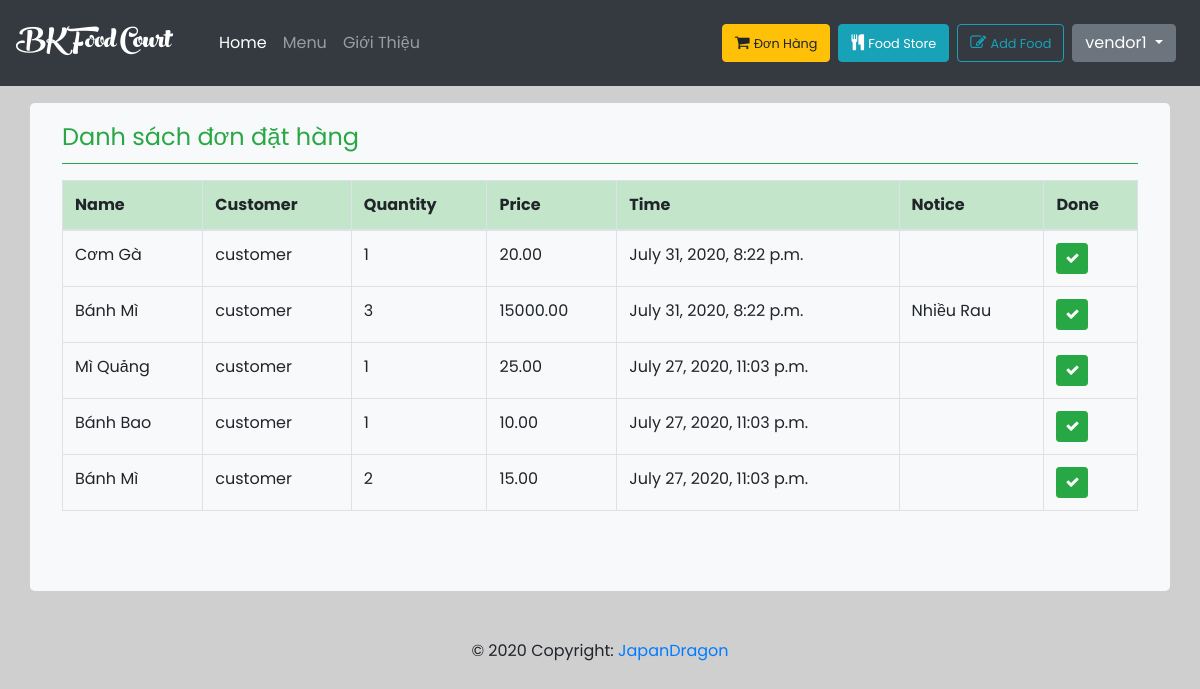
The app's page /donhang/ (signed in) with its own data.
### home/models.py (models this page shows, shortened)
class PayDone(models.Model):
    customer = models.ForeignKey(User, null=True, on_delete=models.CASCADE, limit_choices_to={
        'is_staff': False
    }, related_name='customer')
    vendor = models.ForeignKey(User, null=True, on_delete=models.CASCADE, limit_choices_to={
        'is_staff': True
    }, related_name='vendor')
    food = models.CharField(max_length=200)
    quantity = models.IntegerField(default=1)
    price = models.DecimalField(max_digits=10, decimal_places=2)
    date_pay = models.DateTimeField(default=timezone.now())
    notice = models.TextField(blank=True, default='')
    class Meta:
        ordering = ('-date_pay',)

### menu/views.py (the view, shortened to what this page needs)
# urls.py: path('donhang/', menu_view.don_hang_view, name='donhang'),
def don_hang_view(request):
    order = PayDone.objects.filter(vendor_id=request.user.id)
    context = {
        'orders': order
    }
    return render(request, 'menu/donhang.html', context)

### Food/processor.py (called while the page is built)
def context(request):
    return {
        'list': foods.objects.all(),
    }

### templates/menu/donhang.html (shortened to what this page needs)
{% extends 'home/base.html' %}
{% block container %}
    <div class="container jumbotron mt-3 pt-3 bg-light">
        <fieldset class="border-bottom border-success mb-3">
            <legend class="text-success">Danh sách đơn đặt hàng</legend>
        </fieldset>
        <table class="table table-{1:striped|sm|bordered|hover|inverse} table-inverse table-bordered">
            <thead class="thead-inverse|thead-default table-bordered table-success">
            <tr>
                <th>Name</th>
                <th>Customer</th>
                <th>Quantity</th>
                <th>Price</th>
                <th>Time</th>
                <th>Notice</th>
                <th>Done</th>
            </tr>
            </thead>
            <tbody>
            {% for order in orders %}
                <tr>
                    <td scope="row">{{ order.food }}</td>
                    <td>{{ order.customer }}</td>
                    <td>{{ order.quantity }}</td>
                    <td>{{ order.price }}</td>
                    <td>{{ order.date_pay }}</td>
                    <td>
                        {{ order.notice }}
                    </td>
                    <td>
                        <form method="post">
                            <button class="btn btn-success btn-sm"><i class="fa fa-check"></i></button>
                        </form>
                    </td>
                </tr>
            {% endfor %}
            </tbody>
        </table>
    </div>
{% endblock %}

### templates/home/base.html (shortened to what this page needs)
<!DOCTYPE html>
<html lang="en">
<head>
    {% load static %}
    <link rel="stylesheet" href="{% static 'bootstrap/css/bootstrap.min.css' %}">
    <link rel="stylesheet" type="text/css" href="{% static 'home/CSS/style.css' %}"/>
    <link rel="stylesheet" href="https://cdnjs.cloudflare.com/ajax/libs/font-awesome/4.7.0/css/font-awesome.min.css">
    <link rel="stylesheet" href="https://cdnjs.cloudflare.com/ajax/libs/toastr.js/latest/toastr.min.css">
</head>
<body style="padding-top: 65pt">
<nav class="navbar navbar-expand-md navbar-dark bg-dark fixed-top">
    <a href="{% url 'home' %}" class="navbar-brand">
        <div class="logo">
            BK Food Court
        </div>
    </a>
    <div class="collapse navbar-collapse ml-md-4" id="navbarCollapse">
        <div class="navbar-nav">
            <a href="{% url 'home' %}" class="nav-item nav-link active">Home</a>
            <a href="{% url 'menu' %}" class="nav-item nav-link">Menu</a>
            <a href="{% url 'intro' %}" class="nav-item nav-link">Giới Thiệu</a>
        </div>
        <div class="navbar-nav ml-auto">
            {% if user.is_authenticated %} {% if user.is_staff %}
                {% if not user.is_superuser %}
                    <a href="{% url 'donhang' %}">
                        <button class="btn btn-warning mr-2"><i class="fa fa-shopping-cart" aria-hidden="true"></i>
                            <small>Đơn Hàng</small>
                        </button>
                    </a>
                    <a href="{% url 'foodstore' %}">
                        <button class="btn btn-info mr-2"><i class="fa fa-cutlery" aria-hidden="true"></i>
                            <small>Food Store</small>
                        </button>
                    </a>
                    <a href="{% url 'addfood' %}">
                        <button class="btn btn-outline-info mr-2"><i class="fa fa-pencil-square-o"
                                                                     aria-hidden="true"></i>
                            <small>Add Food</small>
                        </button>
                    </a>
                    <div class="dropdown">
                        <button class="btn btn-secondary dropdown-toggle mr-sm-2" type="button" id="dropdownMenuButton"
                                data-toggle="dropdown" aria-haspopup="true" aria-expanded="false">
                            {{ user.get_username }}
                        </button>
                    </div>
                {% endif %}
            {% endif %} {% else %}
                <a class="btn btn-secondary nav-item mr-sm-2" href="{% url 'login' %}">Đăng nhập
                </a>
                <a class="btn nav-item btn-outline-light mr-sm-2" href="{% url 'register' %}">Đăng kí
                </a> {% endif %}
        </div>
    </div>
</nav>
{% block container %} {% endblock container %} {% block script %} {% endblock script %}
<footer class=" font-small blue">
  <div class="footer-copyright text-center py-3">© 2020 Copyright:
    <a href="https://github.com/huynhnhatlong9/" target="_blank"> JapanDragon</a>
  </div>
</footer>
</body>
</html>

### static/home/CSS/style.css (style rules this page uses)
* { text-decoration: none; }
body { position: relative; min-height: 100%; font-family: "Poppins", sans-serif; padding: 0pt; background-color: rgba(175, 175, 177, 0.6); }
.logo { font-family: peachcream !important; font-size: 40px; color: white; transition: 0.9s; }

### records on screen
PayDone: food "Cơm Gà", customer "customer", quantity "1", price "20.00", date_pay "July 31, 2020, 8:22 p.m."
PayDone: food "Bánh Mì", customer "customer", quantity "3", price "15000.00", date_pay "July 31, 2020, 8:22 p.m.", notice "Nhiều Rau"
PayDone: food "Mì Quảng", customer "customer", quantity "1", price "25.00", date_pay "July 27, 2020, 11:03 p.m."
PayDone: food "Bánh Bao", customer "customer", quantity "1", price "10.00", date_pay "July 27, 2020, 11:03 p.m."
PayDone: food "Bánh Mì", customer "customer", quantity "2", price "15.00", date_pay "July 27, 2020, 11:03 p.m."

### other values on screen
{{ user.get_username }} "vendor1"
